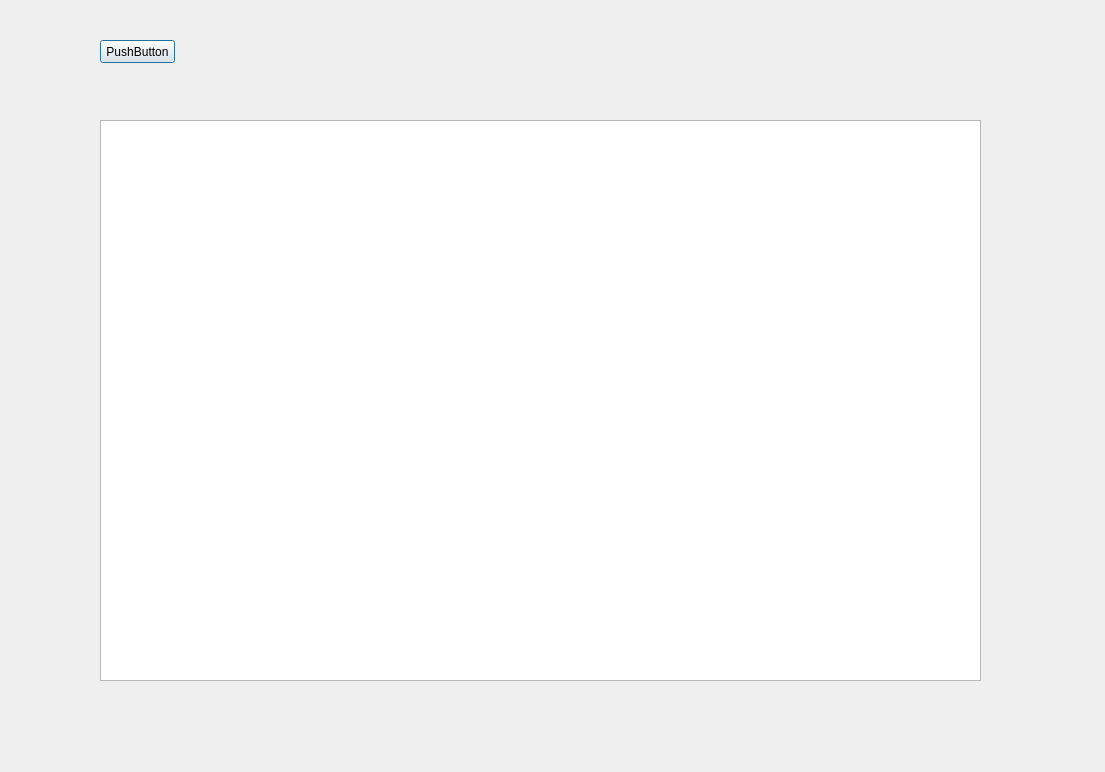
<?xml version="1.0" encoding="UTF-8"?>
<ui version="4.0">
 <class>Dialog</class>
 <widget class="QDialog" name="Dialog">
  <property name="geometry">
   <rect>
    <x>0</x>
    <y>0</y>
    <width>1105</width>
    <height>772</height>
   </rect>
  </property>
  <property name="windowTitle">
   <string>Dialog</string>
  </property>
  <widget class="QPushButton" name="pushButton">
   <property name="geometry">
    <rect>
     <x>100</x>
     <y>40</y>
     <width>75</width>
     <height>23</height>
    </rect>
   </property>
   <property name="text">
    <string>PushButton</string>
   </property>
  </widget>
  <widget class="QTextEdit" name="textEdit">
   <property name="geometry">
    <rect>
     <x>100</x>
     <y>120</y>
     <width>881</width>
     <height>561</height>
    </rect>
   </property>
  </widget>
 </widget>
 <resources/>
 <connections>
  <connection>
   <sender>pushButton</sender>
   <signal>clicked()</signal>
   <receiver>Dialog</receiver>
   <slot>btn_click()</slot>
   <hints>
    <hint type="sourcelabel">
     <x>138</x>
     <y>54</y>
    </hint>
    <hint type="destinationlabel">
     <x>179</x>
     <y>55</y>
    </hint>
   </hints>
  </connection>
 </connections>
 <slots>
  <slot>btn_click()</slot>
 </slots>
</ui>
